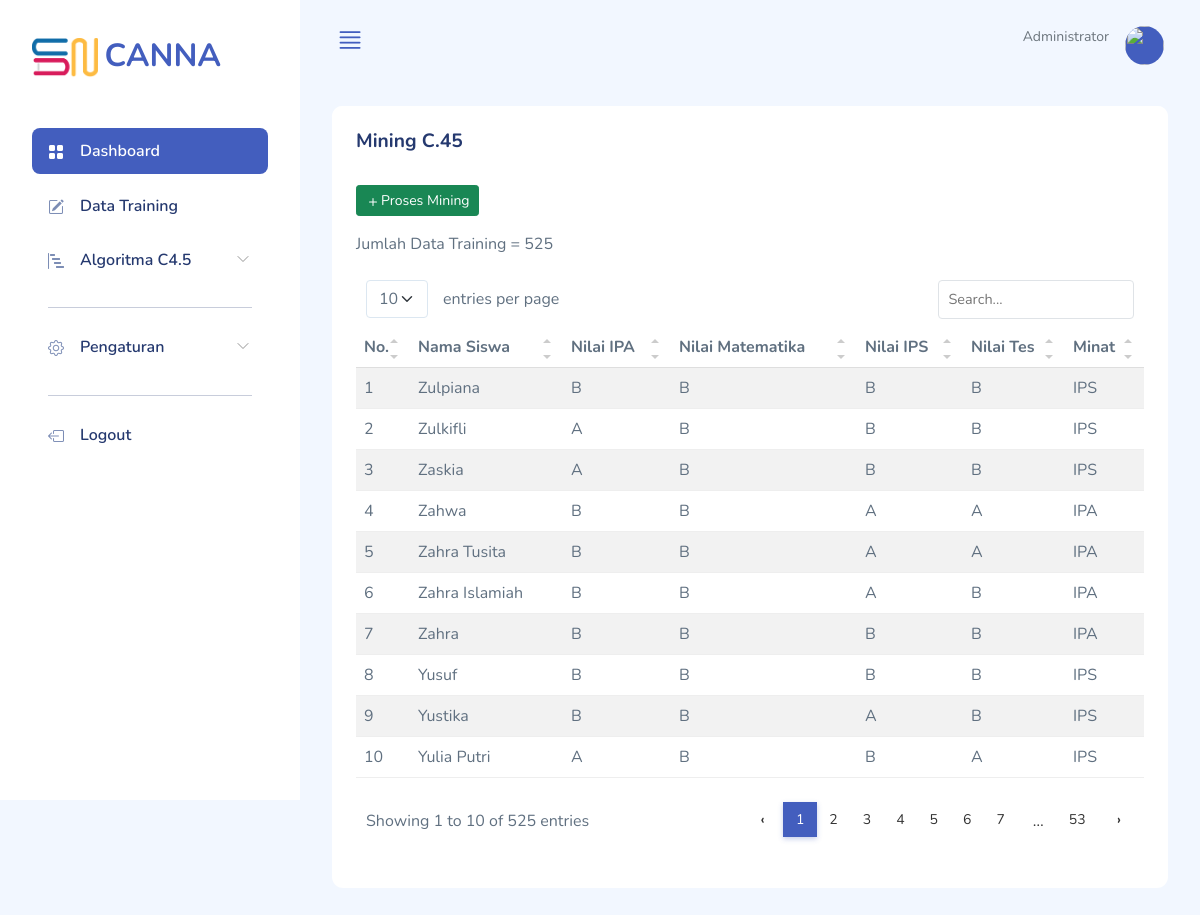
The page /mining.php on the database its author committed.
### tables this page shows
CREATE TABLE `tb_training2` (
  `id` int(11) NOT NULL,
  `nama_siswa` varchar(255) NOT NULL,
  `minat` varchar(255) NOT NULL,
  `ipa_grade` varchar(256) NOT NULL,
  `mtk_grade` varchar(256) NOT NULL,
  `ips_grade` varchar(256) NOT NULL,
  `nilai_tes` varchar(256) NOT NULL,
  `hasil` varchar(256) NOT NULL
);

### mining.php (the view, shortened to what this page needs)
<?php
    require 'layouts/header.php';
    require 'layouts/sidebar.php';
    require 'layouts/navbar.php';
?>
<div class="page-content">
    <section class="section">
        <div class="card">
            <div class="card-header">
                <h2 class="card-title">Mining C.45</h2>
            </div>
            <div class="card-body">
                <a href="mining2.php" class="btn btn-success btn-sm mb-3"><svg xmlns="http://www.w3.org/2000/svg"
                        width="16" height="16" fill="currentColor" class="bi bi-plus" viewBox="0 0 16 16">
                        <path
                            d="M8 4a.5.5 0 0 1 .5.5v3h3a.5.5 0 0 1 0 1h-3v3a.5.5 0 0 1-1 0v-3h-3a.5.5 0 0 1 0-1h3v-3A.5.5 0 0 1 8 4z" />
                    </svg>Proses Mining</a>
                <p>Jumlah Data Training = <?= $totDataTraining; ?></p>
                <table class="table table-striped" id="table">
                    <thead>
                        <tr>
                            <th>No.</th>
                            <th>Nama Siswa</th>
                            <th>Nilai IPA</th>
                            <th>Nilai Matematika</th>
                            <th>Nilai IPS</th>
                            <th>Nilai Tes</th>
                            <th>Minat</th>
                        </tr>
                    </thead>
                    <?php
                        $no = 1;
                        $sql = mysqli_query($conn, "SELECT * FROM tb_training2 ORDER BY id DESC");
                        while($row = mysqli_fetch_assoc($sql)){
                    ?>
                    <tr>
                        <td><?= $no; ?></td>
                        <td><?= $row["nama_siswa"]; ?></td>
                        <td><?= $row["ipa_grade"]; ?></td>
                        <td><?= $row["mtk_grade"]; ?></td>
                        <td><?= $row["ips_grade"]; ?></td>
                        <td><?= $row["nilai_tes"]; ?></td>
                        <td><?= $row["minat"]; ?></td>
                    </tr>
                    <?php
                        $no++;
                    }
                    ?>
                </table>
            </div>
        </div>
    </section>
</div>
<?php
    require 'layouts/footer.php';
?>

### assets/mazer/css/app.css (style rules this page uses)
.btn i, .btn svg { width: 16px; height: 16px; }
.btn.btn-danger, .btn.btn-info, .btn.btn-primary, .btn.btn-secondary, .btn.btn-success, .btn.btn-warning { color: #fff; }
.card { margin-bottom: 2.2rem; border: none; }
.card .card-header { border: none; }
.card .card-header ~ .card-body { padding-top: 0; }
.card .card-title { font-size: 1.2rem; }
.card .card-body { padding: 1.5rem; }
.dataTable-table td, .dataTable-table thead th, .table td, .table thead th { vertical-align: middle; }
.dataTable-table:not(.table-borderless) thead th, .table:not(.table-borderless) thead th { border-bottom: 1px solid #dedede !important; }
.bi { width: 1rem; height: 1rem; }
a { text-decoration: none; }

### rows shown on the page
tb_training2: nama_siswa "Zulpiana", ipa_grade "B", mtk_grade "B", ips_grade "B", nilai_tes "B", minat "IPS"
tb_training2: nama_siswa "Zulkifli", ipa_grade "A", mtk_grade "B", ips_grade "B", nilai_tes "B", minat "IPS"
tb_training2: nama_siswa "Zaskia", ipa_grade "A", mtk_grade "B", ips_grade "B", nilai_tes "B", minat "IPS"
tb_training2: nama_siswa "Zahwa", ipa_grade "B", mtk_grade "B", ips_grade "A", nilai_tes "A", minat "IPA"
tb_training2: nama_siswa "Zahra Tusita", ipa_grade "B", mtk_grade "B", ips_grade "A", nilai_tes "A", minat "IPA"
tb_training2: nama_siswa "Zahra Islamiah", ipa_grade "B", mtk_grade "B", ips_grade "A", nilai_tes "B", minat "IPA"
tb_training2: nama_siswa "Zahra", ipa_grade "B", mtk_grade "B", ips_grade "B", nilai_tes "B", minat "IPA"
tb_training2: nama_siswa "Yusuf", ipa_grade "B", mtk_grade "B", ips_grade "B", nilai_tes "B", minat "IPS"
tb_training2: nama_siswa "Yustika", ipa_grade "B", mtk_grade "B", ips_grade "A", nilai_tes "B", minat "IPS"
tb_training2: nama_siswa "Yulia Putri", ipa_grade "A", mtk_grade "B", ips_grade "B", nilai_tes "A", minat "IPS"

### other values the page prints
$totDataTraining "525"
